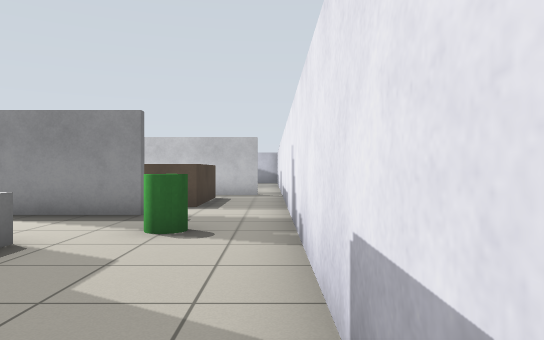
View 1 (above)

20 first-person views from a walk through a Gazebo world. The camera is 0.86 m above the floor, looks level and sees 70° across. The floor is counted in squares, 1 m on a side. Each view is taken from the middle of a square. On the plan, view 1 faces up. The plan holds only what a view shows up to about 12 squares ahead; the rest is blank.

View 2
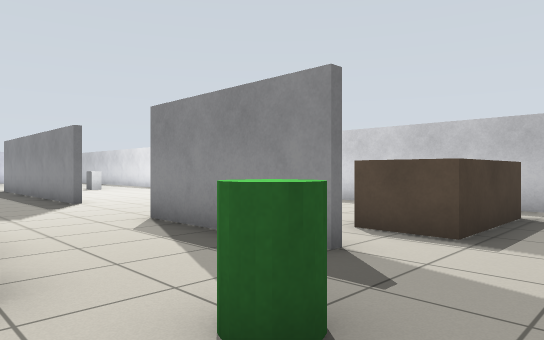

View 3
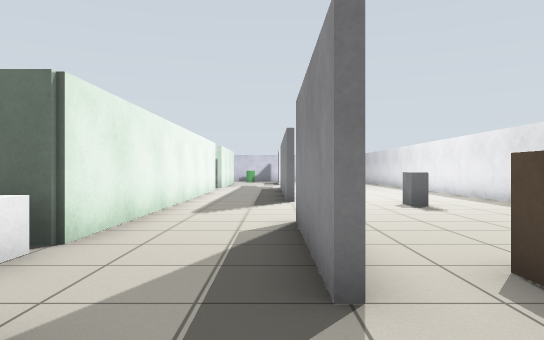

View 4
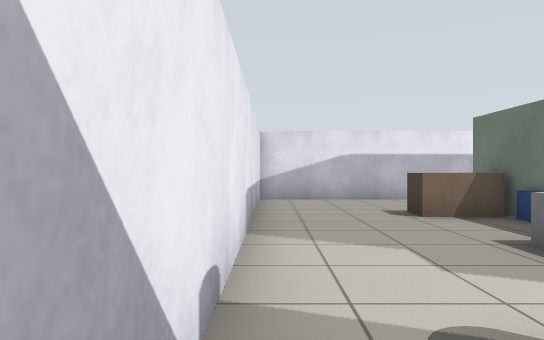

View 5
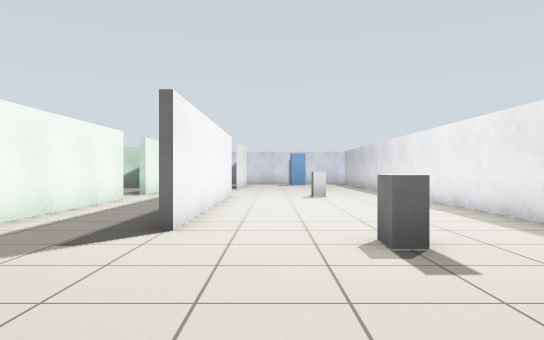

View 6
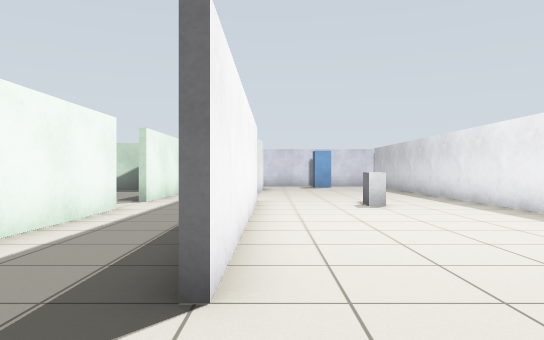

View 7
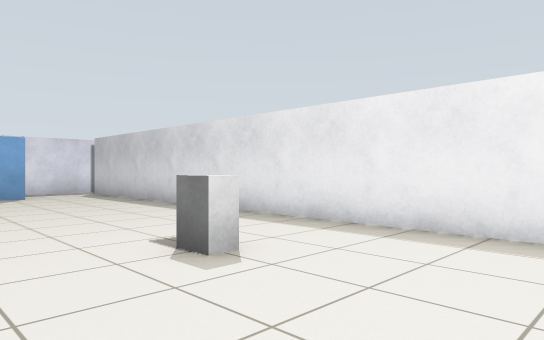

View 8
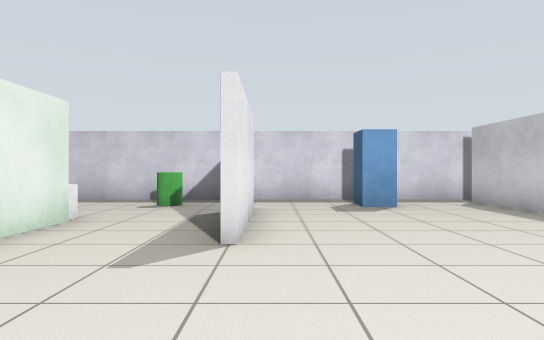

View 9
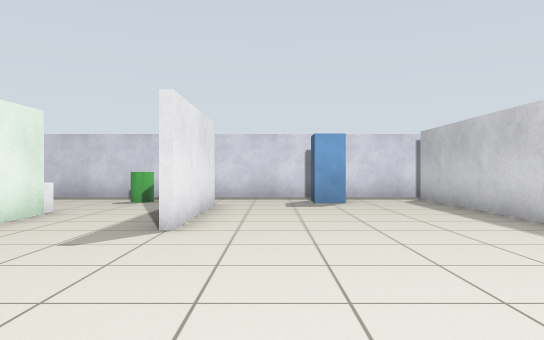

View 10
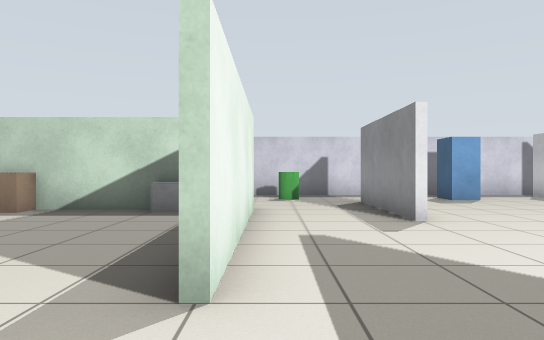

View 11
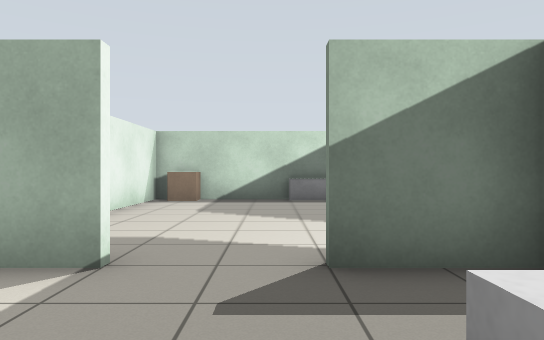

View 12
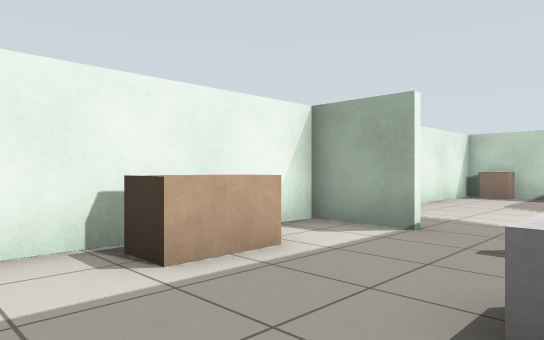

View 13
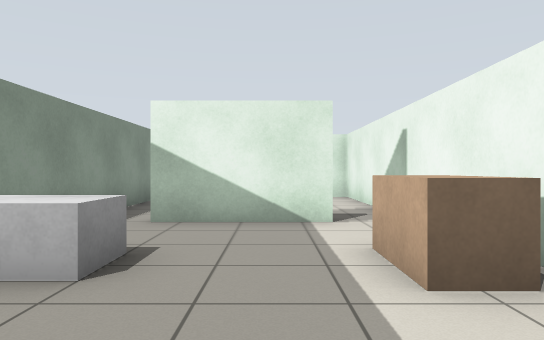

View 14
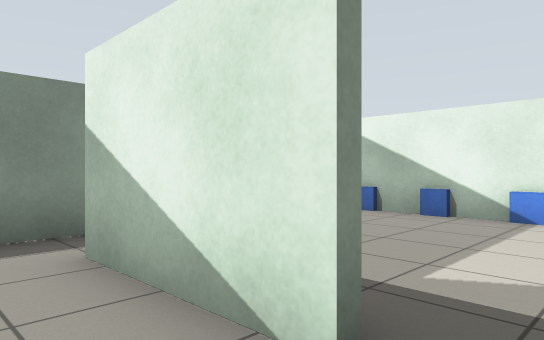

View 15
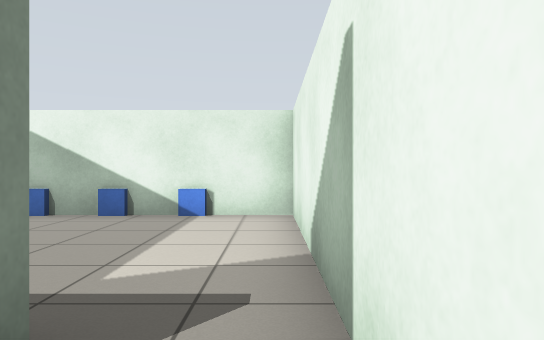

View 16
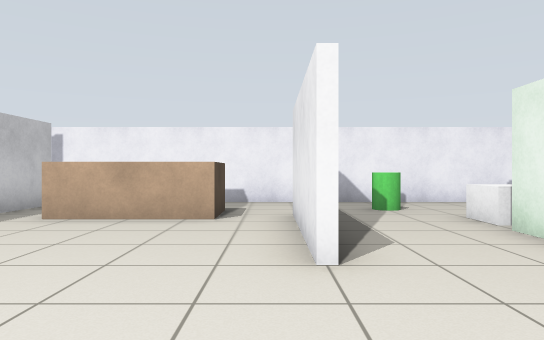

View 17
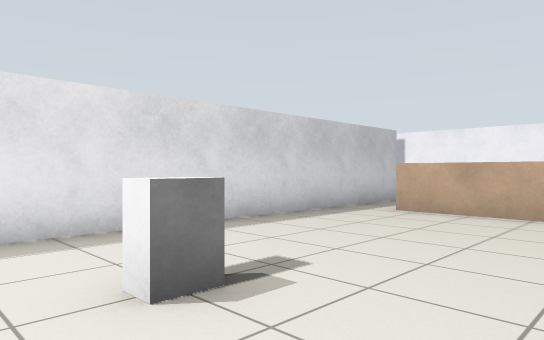

View 18
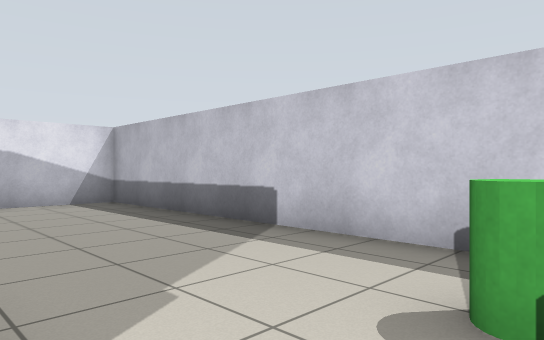

View 19
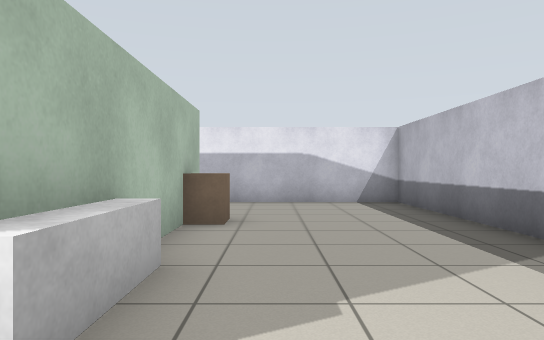

View 20
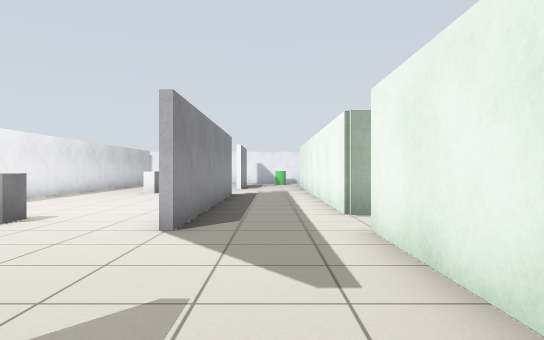

### Floor plan
Points are (right, up) in squares from view 1. A wall is a line through its corners. A room is listed if a view was taken in it or the views show most of it. See-through windows are left out.
Room 1 (views 1, 2, 3, 4, 5, 6, 7, 8, 9, 10, 16, 17)
walls: (-10.5, 7.4) (-12.5, 7.4); (-12.5, 4.6) (-5.4, 4.6); (-14.5, 7.4) (-18.5, 7.4); (-6.5, 7.6) (-2.6, 7.6); (-6.1, 4.4) (-10, 4.4); (-16.6, 4) (-16.6, 4.6) (-14.4, 4.6); (-10.5, -1.4) (-4.6, -1.4); (-18.5, 7.6) (-10.5, 7.6); (-2.4, 7.4) (-6.5, 7.4); (-5.9, -4.3) (0.4, -4.3); (-22.5, 7.4) (-23.5, 7.4); (-23.5, 4.6) (-18.5, 4.6); (-0.5, 13.4) (-28.5, 13.4); (0.4, -3.6) (0.4, 13.9); (-26.5, 7.6) (-22.5, 7.6); (-29.4, 13.9) (-29.4, 6.4)
ways out: opening at (-10, -0.5) to room 2; gap at (-10, 3) to room 2; opening at (-17.5, 4) to room 3; opening at (-27.5, 7) to room 4; opening at (-23, 5.5) to room 4; opening at (-15.5, 5.5) to room 5; opening at (-11.5, 5.5) to room 5
objects: blue box (-28, 10) to (-27, 11); white box (-18, 10) to (-17, 10); white box (-10, 10) to (-9, 10); blue box (-5, 3) to (-4, 4); brown box (-4, -1) to (-3, 0); blue box (-4, 0) to (-4, 1); blue box (-4, 2); white box (-3, 3) to (-3, 4); brown box (-3, 9) to (-2, 12); green cylinder (-2, 5) to (-1, 6)
Room 2 (views 11, 12, 14, 15)
walls: (-10.6, 0) (-10.6, 3); (-16.4, 0.5) (-16.4, -1.4) (-10.5, -1.4); (-10, 4.4) (-12.2, 4.4); (-16.4, 4.5) (-16.4, 2.5)
ways out: opening at (-10, -0.5) to room 1; gap at (-10, 3) to room 1; opening at (-16, 1.5) to room 3
objects: brown box (-14, -1) to (-13, 0); white box (-14, 3) to (-13, 4)
Room 3 (view 13)
walls: (-23.1, -1.4) (-20.9, -1.4); (-24.4, 2.6) (-24.4, 0.5)
ways out: opening at (-17.5, 4) to room 1; opening at (-16, 1.5) to room 2; opening at (-23, 3) to room 4
objects: brown box (-25, -1) to (-24, 0)
Room 4 (views 18, 19, 20)
walls: (-24.6, 0.6) (-24.6, 2.6); (-29.4, 6.4) (-29.4, -4.3) (-25.5, -4.3); (-23.5, 7.4) (-26.5, 7.4)
ways out: opening at (-27.5, 7) to room 1; opening at (-23, 5.5) to room 1; opening at (-23, 3) to room 3; opening at (-24.5, -3.5)
objects: green cylinder (-28, 5) to (-27, 6); white box (-25, 3) to (-24, 4)
Room 5 (no view inside)
walls: (-12.5, 7.4) (-14.5, 7.4)
ways out: opening at (-15.5, 5.5) to room 1; opening at (-11.5, 5.5) to room 1

Where each view was taken, in squares from view 1:
view 1: 0 up, 0 right, facing up
view 2: 4 up, 0 right, facing up-left
view 3: 7 up, 0 right, facing left
view 4: 7 up, 0 right, facing down
view 5: 9 up, 5 left, facing left
view 6: 8 up, 8 left, facing left
view 7: 8 up, 14 left, facing up-left
view 8: 8 up, 18 left, facing left
view 9: 9 up, 17 left, facing left
view 10: 5 up, 16 left, facing left
view 11: 2 up, 13 left, facing left
view 12: 3 up, 11 left, facing down-left
view 13: 1 up, 17 left, facing right
view 14: 1 down, 12 left, facing up-right
view 15: 1 down, 12 left, facing right
view 16: 8 up, 10 left, facing right
view 17: 8 up, 11 left, facing up-right
view 18: 6 up, 25 left, facing down-left
view 19: 6 up, 26 left, facing down
view 20: 6 up, 24 left, facing right
